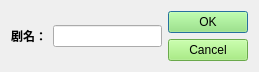
<?xml version="1.0" encoding="UTF-8"?>
<ui version="4.0">
 <class>Dialog</class>
 <widget class="QDialog" name="Dialog">
  <property name="geometry">
   <rect>
    <x>0</x>
    <y>0</y>
    <width>259</width>
    <height>70</height>
   </rect>
  </property>
  <property name="windowTitle">
   <string>电影</string>
  </property>
  <layout class="QHBoxLayout" name="horizontalLayout_2">
   <item>
    <layout class="QHBoxLayout" name="horizontalLayout">
     <item>
      <widget class="QLabel" name="label">
       <property name="font">
        <font>
         <family>微软雅黑</family>
         <pointsize>9</pointsize>
         <weight>75</weight>
         <bold>true</bold>
        </font>
       </property>
       <property name="text">
        <string>剧名：</string>
       </property>
      </widget>
     </item>
     <item>
      <widget class="QLineEdit" name="lineEdit"/>
     </item>
    </layout>
   </item>
   <item>
    <widget class="QDialogButtonBox" name="buttonBox_2">
     <property name="font">
      <font>
       <family>微软雅黑</family>
       <weight>75</weight>
       <bold>true</bold>
      </font>
     </property>
     <property name="styleSheet">
      <string notr="true">background-color:rgb(149,236,105);</string>
     </property>
     <property name="orientation">
      <enum>Qt::Vertical</enum>
     </property>
     <property name="standardButtons">
      <set>QDialogButtonBox::Cancel|QDialogButtonBox::Ok</set>
     </property>
    </widget>
   </item>
  </layout>
 </widget>
 <resources/>
 <connections/>
</ui>
